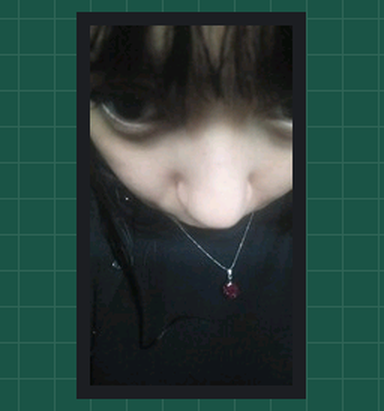
This program was run on a simulated ESP32. Shown: 135×240 colour display.

Above: at 0.3 s.

The program:

main.cpp
```cpp
#include "M5StickCPlus2.h"
#include "images.h"

void setup() {
    M5.begin();
	M5.Lcd.setRotation(0);
    M5.Lcd.fillScreen(TFT_BLACK);
	M5.Lcd.pushImage(0, 0, 135, 240, amor);
}

void loop() {

}
```

images.h
```cpp
#ifndef IMAGES_H
#define IMAGES_H

#include <Arduino.h>

// extern const unsigned short amor[32400] PROGMEM;
extern const unsigned short amor[32400] PROGMEM;

#endif
```

Source omitted: images.cpp (data table, 232699 bytes)
